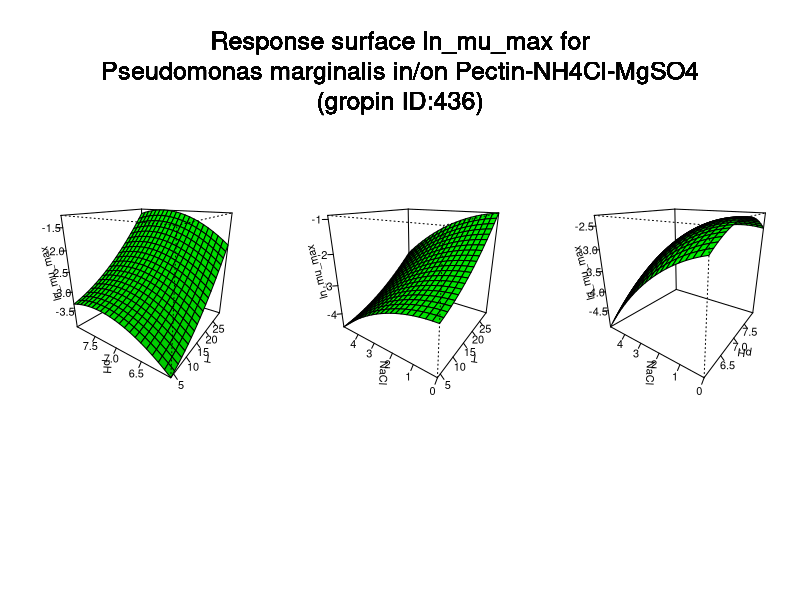

Source code (R):
#############################
# start of Parameter script
#############################
T <- seq(4.004,29.97002997003,length.out=21)
pH <- seq(6.006,7.99200799200799,length.out=21)
NaCl <- seq(0,4.995004995005,length.out=21)
#############################
# end of Parameter script
#############################
############################# 
# start of Model script Gropin ID 436 
#############################
 
# constant coefficients for this model
 
variables <- data.frame(T,pH,NaCl)
argumentsPar <- expand.grid(variables)
 
# heart of the model
response_surface <- function(T,pH,NaCl) {
   mumax <-152.04-(93751.2/(T+273))-1.64*NaCl+5.49*pH+(12593197/((T+273)^2))-0.06*(NaCl^2)-0.39*(pH^2)+(204.27*NaCl/(T+273))+0.13*pH*NaCl

return(mumax=mumax)
} 

# output parameters
responseSurface <- cbind(argumentsPar,response_surface(argumentsPar['T'],argumentsPar['pH'],argumentsPar['NaCl']))
colnames(responseSurface) <- c(colnames(argumentsPar),'lnmumax')
#############################
# End of Model script
#############################
############################# 
# start of Visualisation script Gropin ID 436 
#############################
argPar1 <- expand.grid(T,pH)
argPar2 <- expand.grid(T,NaCl)
argPar3 <- expand.grid(pH,NaCl)
z1 <- matrix(unlist(response_surface(argPar1[1],argPar1[2],NaCl[10])),nrow=21)
z2 <- matrix(unlist(response_surface(argPar2[1],pH[10],argPar2[2])),nrow=21)
z3 <- matrix(unlist(response_surface(T[10],argPar3[1],argPar3[2])),nrow=21)
par(mfrow = c(1,3))
persp(T,pH,z1,col = 'green',xlab='T',ylab='pH',zlab='ln_mu_max',theta=305,phi=20,shade=0.25,ticktype = 'detailed')
persp(T,NaCl,z2,col = 'green',xlab='T',ylab='NaCl',zlab='ln_mu_max',theta=305,phi=20,shade=0.25,ticktype = 'detailed')
persp(pH,NaCl,z3,col = 'green',xlab='pH',ylab='NaCl',zlab='ln_mu_max',theta=305,phi=20,shade=0.25,ticktype = 'detailed')
mtext('Response surface ln_mu_max for
Pseudomonas marginalis in/on Pectin-NH4Cl-MgSO4
(gropin ID:436)',outer=T,  cex=1.5, line=-8.5, side=3)
#############################
# End of Visualisation script
#############################
